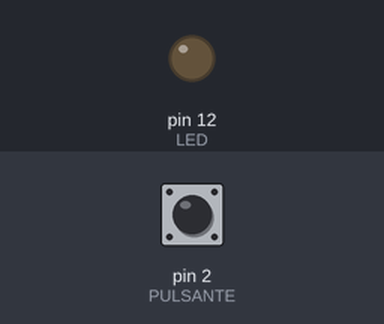
A sketch run on a simulated Arduino Uno, built with avr-gcc and run on an emulated ATmega328P. On the bench: output pins drawn as LEDs (lit = HIGH). Dashed ring = blinking. The inputs (shaded band) are chosen by the test bench; at power-on: pin 2 (PULSANTE) LOW.

Above: at 1.2 s.
1.3 s: pin 2 (PULSANTE) pulled HIGH for 0.15 s
At 2.3 s:
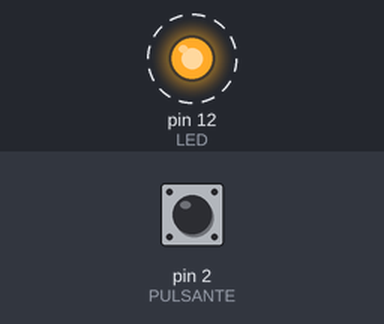
Timing chart, 0 to 10.4 s (numbered marks = the images above; inputs shaded):
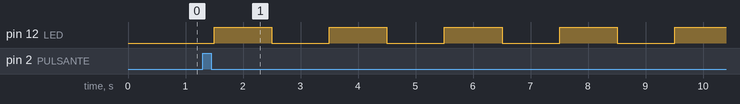

The sketch:

soluzione-esercizio2-breve-lunga.ino
```cpp
/*
===============================================================================
CONSEGNA - ESERCIZIO 2: pressione breve e pressione lunga sullo stesso pulsante
===============================================================================
Con lo stesso circuito dell'esercizio 1 (pulsante sul pin 2 con pull-down da
10 kOhm, LED sul pin 12 con resistenza da 220 Ohm) lo stesso pulsante deve
distinguere due gesti, riconosciuti entrambi al RILASCIO:
 - pressione breve (meno di 1 s): avvia o ferma il lampeggio (toggle);
 - pressione lunga (1 s o piu'): cambia la velocita' del lampeggio e NON
   cambia lo stato acceso/fermo.

REQUISITI
 1. All'accensione il LED e' spento e la velocita' e' la piu' lenta.
 2. Le velocita' sono tre, in ciclo: lenta, media, veloce, poi di nuovo lenta.
    Mezzo periodo in ms: const unsigned long TBLINK[3] = {1000, 500, 200};
    la velocita' successiva si ottiene con vel = (vel + 1) % 3;
 3. A lampeggio fermo il LED resta spento.
 4. Ogni pressione produce una sola azione, anche se il contatto rimbalza o
    ha un breve disturbo mentre e' premuto.
 5. Il pulsante risponde subito anche mentre il LED lampeggia.

VINCOLI SUL CODICE
 - Nessun delay(): tempi solo con millis() e variabili unsigned long.
 - Stesso debounce dell'esercizio 1 (t0 = millis() a ogni lettura alta,
   rilascio valido dopo 50 ms di livello basso continuo).
 - doOnRise() memorizza l'istante della pressione in tPress.
 - doOnFall() calcola la durata come t0 - tPress e la confronta con la
   costante TLUNGA (1000 ms) per scegliere l'azione.
 - loop() con due compiti separati: prima il pulsante, poi il lampeggio.

DOMANDE DI RIFLESSIONE
 1. Perche' la durata si calcola con t0 - tPress e non con millis() - tPress?
    Di quanto sbaglierebbe la seconda formula?
 2. Perche' un breve disturbo (contatto che si apre per pochi ms) mentre il
    pulsante e' premuto non spezza la pressione in due?
 3. Come cambiereste il programma perche' la velocita' cambi gia' dopo 1 s di
    pressione, senza aspettare il rilascio, e una sola volta anche se si tiene
    premuto a lungo? (Suggerimento: una variabile bool in piu'.)
===============================================================================
*/

// ---------------------------------------------------------------------------
// SOLUZIONE
// ---------------------------------------------------------------------------
const byte PULSANTE = 2;                  // pulsante con pull-down: premuto = HIGH
const byte LED = 12;                      // LED con resistenza da 220 Ohm
const unsigned long TDEBOUNCE = 50;       // ms di livello basso continuo per confermare il rilascio
const unsigned long TLUNGA = 1000;        // soglia fra pressione breve e lunga (ms)
const unsigned long TBLINK[3] = {1000, 500, 200};   // mezzo periodo: lenta, media, veloce

bool attivo = false;          // true dalla prima lettura alta fino al rilascio confermato
unsigned long t0 = 0;         // istante dell'ultima lettura alta del pulsante
unsigned long tPress = 0;     // istante della pressione
bool lampeggio = false;       // true = il LED lampeggia
byte vel = 0;                 // indice della velocita': 0 lenta, 1 media, 2 veloce
unsigned long tblink = 0;     // istante dell'ultimo cambio del LED

void doOnRise() {
  // PRESSIONE: si memorizza l'istante in cui e' cominciata
  tPress = millis();
}

void doOnFall() {
  // RILASCIO: durata = ultimo istante in cui il pulsante era premuto - inizio
  unsigned long durata = t0 - tPress;
  if (durata >= TLUNGA) {
    vel = (vel + 1) % 3;        // pressione lunga: velocita' successiva
  } else {
    lampeggio = !lampeggio;     // pressione breve: avvia o ferma il lampeggio
  }
}

void setup() {
  pinMode(PULSANTE, INPUT);
  pinMode(LED, OUTPUT);
  digitalWrite(LED, LOW);       // all'accensione LED spento, velocita' lenta (vel = 0)
}

void loop() {
  // --- compito 1: il pulsante (debounce non bloccante)
  if (digitalRead(PULSANTE) == HIGH) {
    if (!attivo) {                         // prima lettura alta: pressione riconosciuta
      attivo = true;
      doOnRise();
    }
    t0 = millis();                         // a ogni lettura alta il timer riparte
  } else if (attivo && millis() - t0 > TDEBOUNCE) {
    attivo = false;                        // basso da piu' di 50 ms: rilascio confermato
    doOnFall();
  }

  // --- compito 2: il lampeggio
  if (lampeggio) {
    if (millis() - tblink > TBLINK[vel]) { // passato il mezzo periodo della velocita' scelta
      tblink = millis();
      digitalWrite(LED, !digitalRead(LED));
    }
  } else {
    digitalWrite(LED, LOW);                // lampeggio fermo: LED spento
  }
}

/*
===============================================================================
RISPOSTE ALLE DOMANDE DI RIFLESSIONE
===============================================================================
1. t0 - tPress invece di millis() - tPress.
   doOnFall() viene chiamata quando il rilascio e' CONFERMATO, cioe' dopo piu'
   di 50 ms di livello basso. In quel momento millis() vale circa t0 + 51:
   millis() - tPress sovrastimerebbe la durata di circa 50 ms (la finestra di
   debounce). t0 invece e' l'ultimo istante in cui il pulsante era premuto,
   quindi t0 - tPress e' la durata reale della pressione.
   Con la formula sbagliata una pressione di circa 950 ms verrebbe gia'
   classificata come lunga.

2. Il disturbo non spezza la pressione.
   Un buco di pochi ms rende il pin basso per meno di 50 ms: alla lettura alta
   successiva t0 riparte, quindi la condizione millis() - t0 > 50 non diventa
   mai vera e il rilascio non viene confermato. attivo resta true, doOnFall()
   non viene chiamata e doOnRise() non viene richiamata: tPress resta quello
   dell'inizio vero della pressione e la durata misurata e' quella intera.

3. Cambio di velocita' durante la pressione, una sola volta.
   Si aggiunge bool lungaFatta, azzerata alla pressione. Nel loop(), dopo il
   compito del pulsante, se il pulsante e' ancora premuto ed e' passato
   TLUNGA, si cambia velocita' e si alza lungaFatta; al rilascio il toggle
   avviene solo se la pressione lunga non c'e' stata:

     bool lungaFatta = false;

     void doOnRise() {
       tPress = millis();
       lungaFatta = false;               // nuova pressione: nessuna azione lunga ancora
     }

     void doOnFall() {
       if (!lungaFatta) lampeggio = !lampeggio;   // solo le pressioni brevi fanno toggle
     }

     // nel loop(), dopo il compito del pulsante:
     if (attivo && !lungaFatta && t0 - tPress >= TLUNGA) {
       vel = (vel + 1) % 3;              // cambia una sola volta per pressione
       lungaFatta = true;
     }

   Anche qui si usa t0 - tPress e non millis() - tPress: durante un buco del
   contatto t0 resta fermo, quindi il tempo non avanza mentre il pulsante e'
   aperto. La pressione lunga diventa pronta (azione dopo 1 s), quella breve
   resta sul rilascio.

VERIFICA
Il codice e' stato provato in simulazione con pressioni rumorose (rimbalzi di
1-8 ms e un buco di 2 ms a meta' pressione):
 - clic breve: parte il lampeggio a 1001 ms di mezzo periodo;
 - tre pressioni lunghe: 501, 201, poi di nuovo 1001 ms, senza fermare il
   lampeggio;
 - clic breve: lampeggio fermo, LED spento;
 - pressione lunga da fermo: cambia la velocita' ma il LED resta spento;
 - pressione di 1000 ms: lunga; pressione di 990 ms: breve.
Anche la variante della domanda 3 e' stata provata: la velocita' cambia dopo
1 s di pressione, una sola volta in 3 s, e al rilascio non c'e' toggle.
*/
```

Measured:
- after the input at 1.3 s, pin 12 (LED): alternates HIGH for 1.0 s and LOW for 1.0 s, starting after 0.20 s
